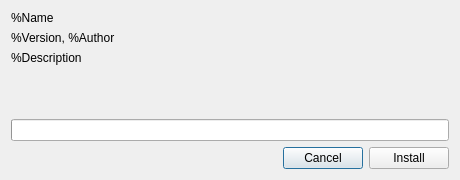
<?xml version="1.0" encoding="UTF-8"?>
<ui version="4.0">
 <class>InstallExtension</class>
 <widget class="QDialog" name="InstallExtension">
  <property name="geometry">
   <rect>
    <x>0</x>
    <y>0</y>
    <width>460</width>
    <height>180</height>
   </rect>
  </property>
  <property name="windowTitle">
   <string>Install Extension</string>
  </property>
  <property name="windowIcon">
   <iconset resource="../resources.qrc">
    <normaloff>:/icons/notepad/scalable/notepad.svg</normaloff>:/icons/notepad/scalable/notepad.svg</iconset>
  </property>
  <layout class="QVBoxLayout" name="verticalLayout">
   <item>
    <widget class="QLabel" name="lblName">
     <property name="text">
      <string notr="true">%Name</string>
     </property>
     <property name="textFormat">
      <enum>Qt::PlainText</enum>
     </property>
    </widget>
   </item>
   <item>
    <layout class="QVBoxLayout" name="verticalLayout_2">
     <item>
      <widget class="QLabel" name="lblVersionAuthor">
       <property name="text">
        <string notr="true">%Version, %Author</string>
       </property>
       <property name="textFormat">
        <enum>Qt::PlainText</enum>
       </property>
       <property name="textInteractionFlags">
        <set>Qt::LinksAccessibleByMouse|Qt::TextSelectableByMouse</set>
       </property>
      </widget>
     </item>
     <item>
      <widget class="QLabel" name="lblDescription">
       <property name="text">
        <string notr="true">%Description</string>
       </property>
       <property name="textFormat">
        <enum>Qt::PlainText</enum>
       </property>
       <property name="textInteractionFlags">
        <set>Qt::LinksAccessibleByMouse|Qt::TextSelectableByMouse</set>
       </property>
      </widget>
     </item>
    </layout>
   </item>
   <item>
    <spacer name="verticalSpacer">
     <property name="orientation">
      <enum>Qt::Vertical</enum>
     </property>
     <property name="sizeHint" stdset="0">
      <size>
       <width>20</width>
       <height>40</height>
      </size>
     </property>
    </spacer>
   </item>
   <item>
    <widget class="QProgressBar" name="progressBar">
     <property name="value">
      <number>0</number>
     </property>
     <property name="textVisible">
      <bool>false</bool>
     </property>
    </widget>
   </item>
   <item>
    <layout class="QHBoxLayout" name="horizontalLayout">
     <item>
      <spacer name="horizontalSpacer_2">
       <property name="orientation">
        <enum>Qt::Horizontal</enum>
       </property>
       <property name="sizeHint" stdset="0">
        <size>
         <width>40</width>
         <height>20</height>
        </size>
       </property>
      </spacer>
     </item>
     <item>
      <widget class="QPushButton" name="btnCancel">
       <property name="text">
        <string>Cancel</string>
       </property>
      </widget>
     </item>
     <item>
      <widget class="QPushButton" name="btnInstall">
       <property name="text">
        <string>Install</string>
       </property>
      </widget>
     </item>
    </layout>
   </item>
  </layout>
 </widget>
 <tabstops>
  <tabstop>btnInstall</tabstop>
  <tabstop>btnCancel</tabstop>
 </tabstops>
 <resources>
  <include location="../resources.qrc"/>
 </resources>
 <connections/>
</ui>
